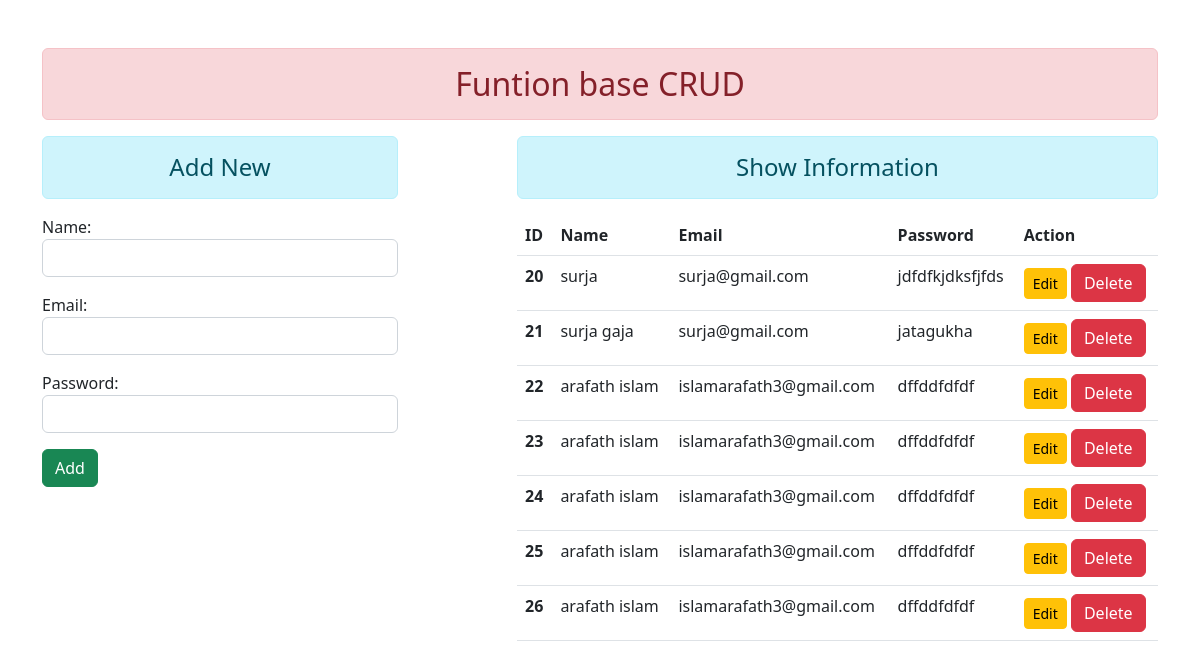
The page / on the database its author committed.
### app/models.py (models this page shows)
class User(models.Model):
    name=models.CharField(max_length=70)
    email=models.EmailField(max_length=100)
    password=models.CharField(max_length=100)

### app/views.py (the view)
# urls.py: path('',views.add_show,name="addshow"),
def add_show(request):
    if request.method=="POST":
        fm=StudentRegistration(request.POST)
        if fm.is_valid():
            nm=fm.cleaned_data['name']
            em=fm.cleaned_data['email']
            pw=fm.cleaned_data['password']
            reg=User(name=nm,email=em,password=pw)
            reg.save()
            fm=StudentRegistration()
    else:
        fm=StudentRegistration()
    user=User.objects.all()
    context={'form':fm,'user':user}
    return render(request,"app/addshow.html",context)

### app/forms.py
class StudentRegistration(forms.ModelForm):
    class Meta:
        model=User
        fields=['name','email','password']
        widgets={
            'name':forms.TextInput(attrs={'class':'form-control'}),
            'email':forms.EmailInput(attrs={'class':'form-control'}),
            'password':forms.PasswordInput(render_value=True,attrs={
            'class':'form-control'}),
        }

### app/templates/app/addshow.html (shortened to what this page needs)
{%extends "app/base.html"%}
{%block content%}
    <div class="row">
        <div class="col-sm-4">
            <h4 class="text-center alert alert-info">Add New</h4>
            <form action="" method="POST">
                {{form.as_p}}
                <input type="submit" class="btn btn-success"value="Add">
                </form>
        </div>
        <div class="col-sm-7 offset-1">
            <h4 class="text-center alert alert-info">Show Information</h4>
            {% if user %}
                <table class="table table-hover">
                    <thead>
                      <tr>
                        <th scope="col">ID</th>
                        <th scope="col">Name</th>
                        <th scope="col">Email</th>
                        <th scope="col">Password</th>
                        <th scope="col">Action</th>
                      </tr>
                    </thead>
                    <tbody>
                    {%for st in user%}
                      <tr>
                        <th scope="row">{{st.id}}</th>
                        <td>{{st.name}}</td>
                        <td>{{st.email}}</td>
                        <td>{{st.password}}</td>
                        <td>
                            <a href="{% url 'updatedata' st.id %}" class="btn btn-warning btn-sm">Edit</a>
                            <form action="{% url 'deletedata' st.id%}" method="POST" class="d-inline">
                                <input type="submit" class="btn btn-danger" value="Delete">
                            </form>
                        </td>
                      </tr>
                    {%endfor%}
                    </tbody>
                  </table>
            {%else%}
            <h4 class="text-center alert alert-warning">No records</h4>
            {%endif%}
        </div>
    </div>
{%endblock content%}

### app/templates/app/base.html (shortened to what this page needs)
<!DOCTYPE html>
{% load static %}
<html lang="en">
<head>
    <link rel="stylesheet" href="{%static 'app/css/bootstrap.css'%}">
</head>
<body>
    <div class="container mt-5">
        <h2 class="text-center alert alert-danger">Funtion base CRUD</h2>
        {%block content%}
        {%endblock content%}
    </div>
</body>
</html>

### rows shown on the page
User: id "20", name "surja", email "surja@gmail.com", password "jdfdfkjdksfjfds"
User: id "21", name "surja gaja", email "surja@gmail.com", password "jatagukha"
User: id "22", name "arafath islam", email "islamarafath3@gmail.com", password "dffddfdfdf"
User: id "23", name "arafath islam", email "islamarafath3@gmail.com", password "dffddfdfdf"
User: id "24", name "arafath islam", email "islamarafath3@gmail.com", password "dffddfdfdf"
User: id "25", name "arafath islam", email "islamarafath3@gmail.com", password "dffddfdfdf"
User: id "26", name "arafath islam", email "islamarafath3@gmail.com", password "dffddfdfdf"
